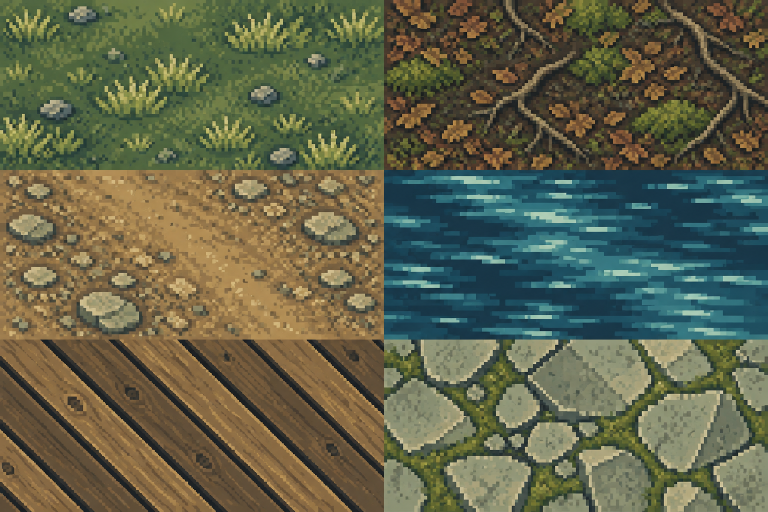
#> input picture Tools/Art/Sources/Environment/materials-approved.png, 1536 x 1024 px (shown at 1/2 size); its folder holds 6 pictures in this run; the run also reads 2 pictures not shown here
$ python BuildEnvironment.py
#> lines starting #> are read from the running program, lines starting #| are printed output that depends on the picture; after the words box and inside, x2 and y2 are one past the last pixel; in counts of white or black regions, pixels touching at a corner belong together
"""Build Plaguefront's approved environment pack from local original raster sources.

Source art: built-in image_gen (approved studies + missing material/prop studies).
This deterministic authoring pass performs measured extraction, palette adaptation,
pixel cleanup, restrained four-phase detail animation, and atlas packing. It never
reads rules, edits a map, or changes gameplay. Pillow and numpy are required.
"""
from __future__ import annotations

import argparse
import hashlib
import json
from pathlib import Path

import numpy as np
from PIL import Image, ImageDraw, ImageFont

ROOT = Path(__file__).resolve().parents[2]
SOURCES = Path(__file__).resolve().parent / "Sources/Environment"
ACTIVE = ROOT / "Content/Textures/Plaguefront/Pixel"
PREVIEWS = ROOT / "build/art-final/environment"
NN, AREA = Image.Resampling.NEAREST, Image.Resampling.BOX
TERRAINS = ["Plain", "Forest", "Hill", "Swamp", "Ruins", "Road", "River", "Bridge", "DeepWater", "Blocked"]
PROPS = ["forest", "ruins", "blocked_rock", "house", "fortress", "outpost", "corpse", "rot"]
RAMPS = {
    "ink": ["101b25", "192c32", "263b3b"],
    "earth": ["493d36", "6b5642", "a88d60", "d7ceaa"],
    "stone": ["394542", "5a6556", "899078", "b1b397"],
    "wood": ["332e2b", "67513b", "94734b", "c39b60"],
    "foliage": ["1d3734", "315444", "4f7250", "79935a", "566a45", "768454"],
    "water": ["1d354b", "2a5363", "417981", "83a9a3"],
    "roof": ["5e3340", "ac4b4c", "dd7956"],
    "iron": ["303e4c", "526674", "849aa0", "c2d0c1"],
    "rot": ["334535", "647d3c", "9fb34f", "d5d47a"],
    "window": ["883b37", "c5643f", "e7a451", "f1d794"],
}


def rgb(value):
    return tuple(bytes.fromhex(value.lstrip("#")))


def color(value):
    return (*rgb(value), 255)


def palette(*names):
    return np.array([rgb(v) for v in dict.fromkeys(v for name in names for v in RAMPS[name])], dtype=np.int32)


def open_source(name):
#> called with name = 'materials-approved.png'
    return Image.open(SOURCES / name).convert("RGBA")


def adapt(im, names, clean=False):
    """Quantize materials, eliminate isolated noise, retain genuine source alpha."""
    data = np.array(im.convert("RGBA"))
    choices = palette(*names)
    delta = data[:, :, None, :3].astype(np.int32) - choices[None, None, :, :]
    index = np.argmin((delta * delta * np.array([.30, .59, .11])).sum(axis=3), axis=2)
    if clean:
        # A lone material pixel cannot define a readable cluster at native scale.
        before = index.copy()
        for y in range(1, im.height - 1):
            for x in range(1, im.width - 1):
                neighbours = before[y-1:y+2, x-1:x+2].ravel()
                if np.count_nonzero(neighbours == before[y, x]) < 2:
                    index[y, x] = np.bincount(neighbours).argmax()
    data[:, :, :3] = choices[index].astype(np.uint8)
    data[:, :, 3] = np.where(data[:, :, 3] >= 128, 255, 0)
    data[data[:, :, 3] == 0] = 0
    return Image.fromarray(data)


# [7 lines left out: function terrain_variant, not called in this run]


def detail_seed(x, y, kind, variant):
    return (x * 71 + y * 97 + kind * 149 + variant * 211) % 997


def clipped_overlay(base, overlay):
    alpha = base.getchannel("A")
    base.alpha_composite(overlay)
    base.putalpha(alpha)
    data = np.array(base)
    data[data[:, :, 3] == 0] = 0
    return Image.fromarray(data)


def grass_tuft(draw, x, y, phase, dark="315444", light="79935a"):
    sway = [0, 1, 0, -1][phase]
    draw.line([(x, y), (x + sway, y - 3)], fill=color(dark))
    draw.line([(x, y), (x - 2 + sway, y - 2)], fill=color(light))
    draw.point((x + 1 + (phase == 2), y - 1), fill=color(light))


def animate_water(base, frame, variant):
    """Only reflection pixels move; dark water pools remain anchored to the cell."""
    data = np.array(base)
    original = data.copy()
    light = np.array(rgb("83a9a3"))
    middle = np.array(rgb("417981"))
    highlights = (original[:, :, :3] == light).all(axis=2) & (original[:, :, 3] > 0)
    data[highlights, :3] = middle
    offset = [0, 1, 0, -1][frame]
    for y, x in np.argwhere(highlights):
        xx = int(x) + offset
        if 0 <= xx < base.width and original[y, xx, 3]:
            data[y, xx, :3] = light if (x + y + frame + variant) % 5 else middle
    result = Image.fromarray(data)
    overlay = Image.new("RGBA", base.size)
    draw = ImageDraw.Draw(overlay)
    # Small hand-timed surface glints; no temporal random noise or moving texture.
    for i in range(3):
        x = 11 + (i * 9 + variant * 5) % 24
        y = 10 + (i * 5 + variant * 3) % 13
        x += [0, 1, 0, -1][(frame + i) % 4]
        draw.line((x, y, x + 2 + ((frame+i) % 3 == 1), y), fill=color("417981" if (frame+i) % 4 == 0 else "83a9a3"))
    return clipped_overlay(result, overlay)


def ground_frames():
    approved = open_source("materials-approved.png")
    supplement = open_source("materials-supplement.png")
#> call 2 of open_source, with name = 'materials-supplement.png'
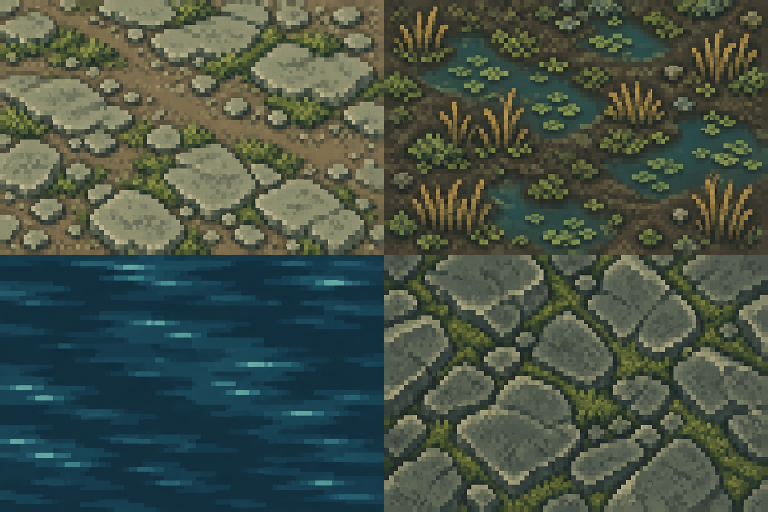
#> input picture Tools/Art/Sources/Environment/materials-supplement.png, 1536 x 1024 px (shown at 1/2 size)
    mask = open_source("surface-mask-source.png").getchannel("A")
#> call 3 of open_source, with name = 'surface-mask-source.png'
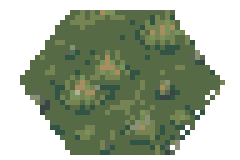
#> input picture Tools/Art/Sources/Environment/surface-mask-source.png, 48 x 32 px (shown 5 times larger)
#> in open_source, returned value is the input picture: PIL image 48x32 RGBA; mean R, G, B, A 89.2, 108.9, 73.3, 146.1
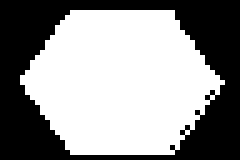
#> mask: PIL image 48x32 L (shown 5 times larger); 57.3% white; 1 black region, box (x1, y1, x2, y2) and area: (0, 0, 48, 32) 656
    deck_source = np.array(open_source("bridge-deck-source.png"))
#> call 4 of open_source, with name = 'bridge-deck-source.png'
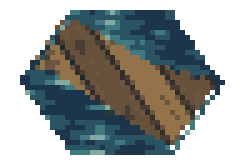
#> input picture Tools/Art/Sources/Environment/bridge-deck-source.png, 48 x 32 px (shown 5 times larger)
#> in open_source, returned value is the input picture: PIL image 48x32 RGBA; mean R, G, B, A 61.7, 82.6, 87.9, 146.1
    wood_palette = palette("wood", "earth")
    # Keep the existing deck footprint so the renderer's road joins still agree.
    deck_mask = np.zeros((32, 48), dtype=np.uint8)
    for shade in wood_palette:
        deck_mask[(deck_source[:, :, :3] == shade).all(axis=2)] = 255
    deck_mask = Image.fromarray(deck_mask)
#> deck_mask: PIL image 48x32 L; 26.2% white; 2 white regions (1 under 20 px), largest, box (x1, y1, x2, y2) and area: (7, 4, 43, 29) 402
    panel_specs = {
        0: (approved, 2, 3, 0, ["ink", "foliage", "stone"]),
        1: (approved, 2, 3, 1, ["ink", "earth", "wood", "foliage"]),
        2: (supplement, 2, 2, 0, ["ink", "earth", "stone", "foliage"]),
        3: (supplement, 2, 2, 1, ["ink", "earth", "foliage", "water"]),
        4: (approved, 2, 3, 5, ["ink", "stone", "foliage"]),
        5: (approved, 2, 3, 2, ["ink", "earth", "stone"]),
        6: (approved, 2, 3, 3, ["water"]),
        7: (approved, 2, 3, 4, ["wood", "earth"]),
        8: (supplement, 2, 2, 2, ["water"]),
        9: (supplement, 2, 2, 3, ["ink", "stone", "foliage"]),
    }
    bases = {}
    crops = []
    for kind, (source, columns, rows, panel, names) in panel_specs.items():
        pw, ph = source.width // columns, source.height // rows
        panel_box = ((panel % columns)*pw, (panel // columns)*ph, (panel % columns+1)*pw, (panel // columns+1)*ph)
        region = source.crop(panel_box)
        # Each variant uses a different broad region of the original material study.
        # Crop differences change stone/grass/mud composition, not merely its tint.
        cw, ch = round(pw*.70), round(ph*.70)
        for variant, (cx, cy) in enumerate([(0,0), (pw-cw,0), (0,ph-ch), (pw-cw,ph-ch)]):
            box = (cx, cy, cx+cw, cy+ch)
            tile = adapt(region.crop(box).resize((48,32), AREA), names, clean=True)
            tile.putalpha(mask)
            bases[kind, variant] = tile
            crops.append({"terrain": TERRAINS[kind], "variant": variant, "panel": panel_box, "region_crop": box})
#> this loop made 10 passes
#> (rows, panel, names, ph, panel_box, ch) on passes 1 to 6: (3, 0, ['ink', 'foliage', 'stone'], 341, (0, 0, 768, 341), 239), (3, 1, ['ink', 'earth', 'wood', 'foliage'], 341, (768, 0, 1536, 341), 239), (2, 0, ['ink', 'earth', 'stone', 'foliage'], 512, (0, 0, 768, 512), 358), (2, 1, ['ink', 'earth', 'foliage', 'water'], 512, (768, 0, 1536, 512), 358), (3, 5, ['ink', 'stone', 'foliage'], 341, (768, 682, 1536, 1023), 239), (3, 2, ['ink', 'earth', 'stone'], 341, (0, 341, 768, 682), 239)
#> pass 1, in ground_frames, `region = source.crop(panel_box)`:
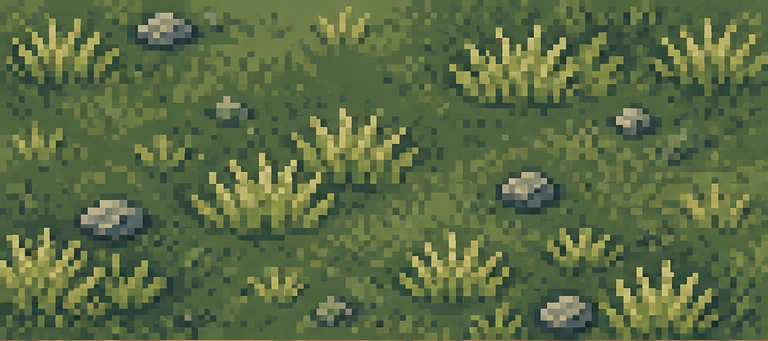
#> region: PIL image 768x341 RGBA; mean R, G, B, A 90.5, 107.4, 67.9, 255
#> after the loop:
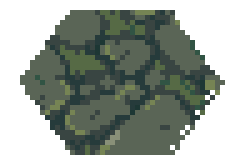
#> tile: PIL image 48x32 RGBA (shown 5 times larger); mean R, G, B, A 76.8, 90.6, 76.7, 146.1; transparent parts drawn white
#> after the loop, bases = 40 items; crops = 40 items
    frames = {}
    for variant in range(4):
        for kind in range(10):
            for frame in range(4):
                tile = bases[kind,variant].copy()
                if kind in (3,6,8):
                    # Swamp reflections are confined to the water colors, reeds below.
                    tile = animate_water(tile, frame, variant)
                elif kind == 7:
                    tile = animate_water(bases[6,variant].copy(), frame, variant)
                    deck = bases[kind,variant].copy()
                    deck.putalpha(deck_mask)
                    tile.alpha_composite(deck)
                    tile.putalpha(mask)
                if kind not in (6,7,8):
                    overlay = Image.new("RGBA", (48,32)); draw = ImageDraw.Draw(overlay)
                    positions = [(12+(variant*5)%11,22), (29+(variant*3)%6,13)]
                    for i, (x,y) in enumerate(positions):
                        if kind == 3:
                            # Reed stems sway while their mud roots remain stationary.
                            grass_tuft(draw,x,y,(frame+i)%4,"67513b","a88d60")
                            draw.point((x+[0,1,0,-1][(frame+i)%4],y-4),fill=color("c39b60"))
                        else:
                            grass_tuft(draw,x,y,(frame+i)%4,"315444","768454" if kind in (2,4,5,9) else "79935a")
                    tile = clipped_overlay(tile,overlay)
                frames[kind,variant,frame] = tile
#> this loop made 4 passes
#> pass 1, in clipped_overlay, `data = np.array(base)`:
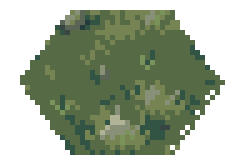
#> data: shape (32, 48, 4) (shown 5 times larger); mean R, G, B, A 90.6, 110.3, 74.8, 146.1; transparent parts drawn white
#> (the rest of the program and of its run is left out)
